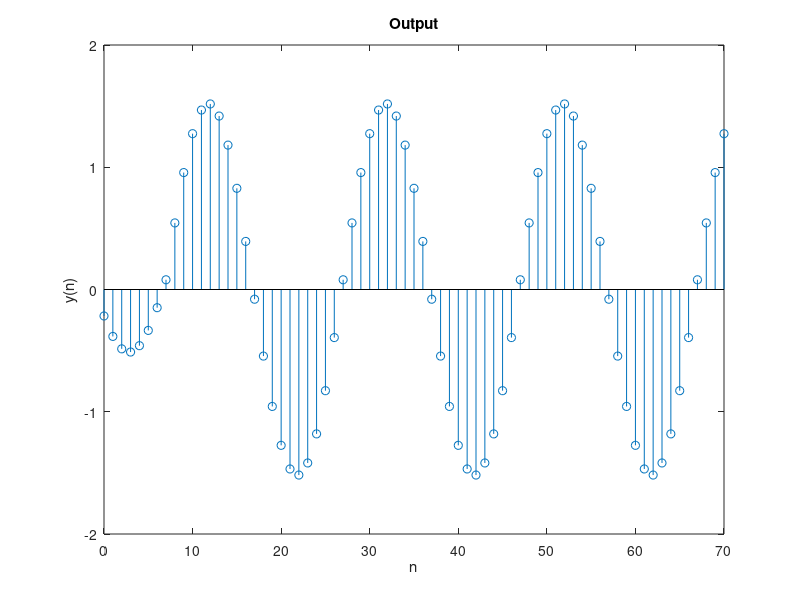

Write MATLAB code to recreate this figure.
clc
clear all

%number of samples increased to 70 as per specs
n = 0:1:70; 
%Representation for a 8-point MA filter
x = 2 * sin(((pi*n)/10)-(pi/3));
B = 1/8 * ones(8,1);
output  = filter(B,1,x);
%plot of the input to the filter
stem(n,x)
title('Input');
xlabel('n')
ylabel('x(n)')
%plot of the filter function
stem(B)
title('Moving AVerage Filter');
xlabel('n')
 ylabel('B')
%plot of ouput of the filter
stem(n,output)
title('Output');
xlabel('n')
ylabel('y(n)')
